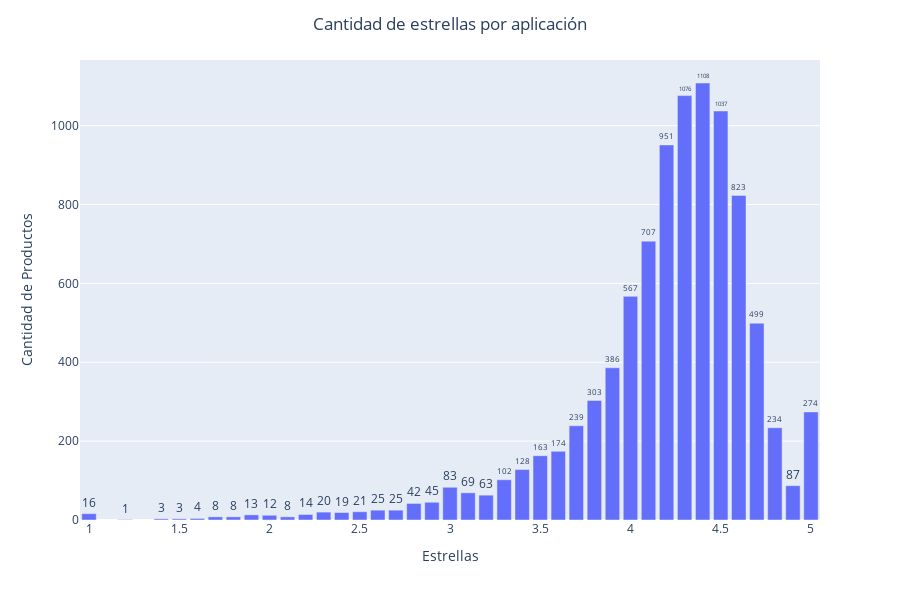

The code cell stored with this chart in its notebook:
### Markdown cell above
### Visualización de la cantidad de estrellas por aplicación

### Code cell
rating = df["Rating"].value_counts().sort_index()

# Crear el gráfico de barras
fig = px.bar(x=rating.index, y=rating.values, labels={'x':'Estrellas', 'y':'Cantidad de Productos'}, width=900, height=600)

# Agregar los valores encima de cada barra
fig.update_traces(text=rating.values, textposition='outside')

# Etiquetas y título
fig.update_layout(title='Cantidad de estrellas por aplicación', title_x=0.5)

### Figure 1 — Plotly figure (JSON) as saved in the notebook; plotly's stock layout.template omitted (floating-point values rounded to 4 significant figures)
{"data": [{"alignmentgroup": "True", "hovertemplate": "Estrellas=%{x}<br>Cantidad de Productos=%{y}<extra></extra>", "legendgroup": "", "marker": {"color": "#636efa", "pattern": {"shape": ""}}, "name": "", "offsetgroup": "", "orientation": "v", "showlegend": false, "text": [16, 1, 3, 3, 4, 8, 8, 13, 12, 8, 14, 20, 19, 21, 25, 25, 42, 45, 83, 69, 63, 102, 128, 163, 174, 239, 303, 386, 567, 707, 951, 1076, 1108, 1037, 823, 499, 234, 87, 274], "textposition": "outside", "type": "bar", "x": [1, 1.2, 1.4, 1.5, 1.6, 1.7, 1.8, 1.9, 2, 2.1, 2.2, 2.3, 2.4, 2.5, 2.6, 2.7, 2.8, 2.9, 3, 3.1, 3.2, 3.3, 3.4, 3.5, 3.6, 3.7, 3.8, 3.9, 4, 4.1, 4.2, 4.3, 4.4, 4.5, 4.6, 4.7, 4.8, 4.9, 5], "xaxis": "x", "y": [16, 1, 3, 3, 4, 8, 8, 13, 12, 8, 14, 20, 19, 21, 25, 25, 42, 45, 83, 69, 63, 102, 128, 163, 174, 239, 303, 386, 567, 707, 951, 1076, 1108, 1037, 823, 499, 234, 87, 274], "yaxis": "y"}], "layout": {"barmode": "relative", "height": 600, "legend": {"tracegroupgap": 0}, "margin": {"t": 60}, "title": {"text": "Cantidad de estrellas por aplicación", "x": 0.5}, "width": 900, "xaxis": {"anchor": "y", "domain": [0, 1], "title": {"text": "Estrellas"}}, "yaxis": {"anchor": "x", "domain": [0, 1], "title": {"text": "Cantidad de Productos"}}}}
